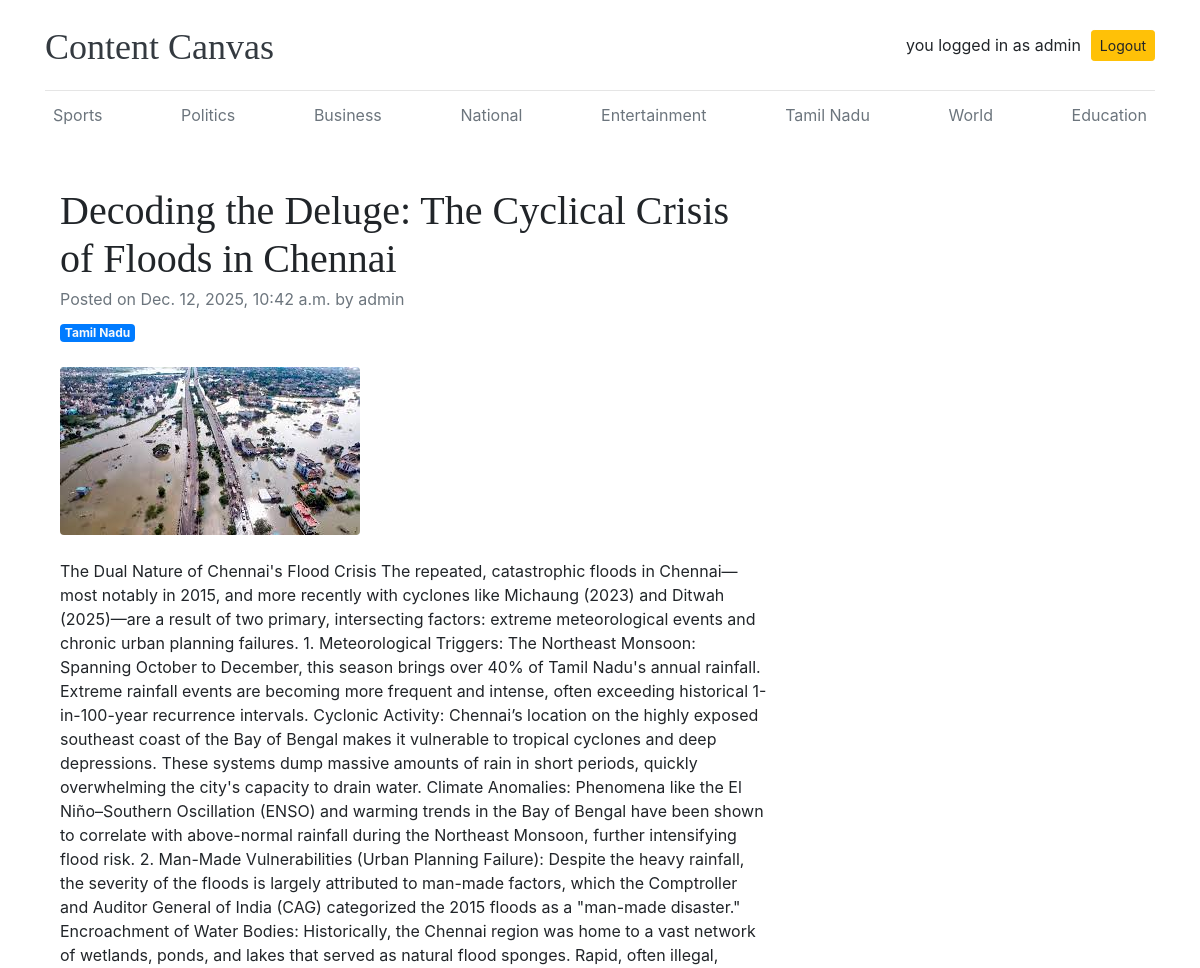
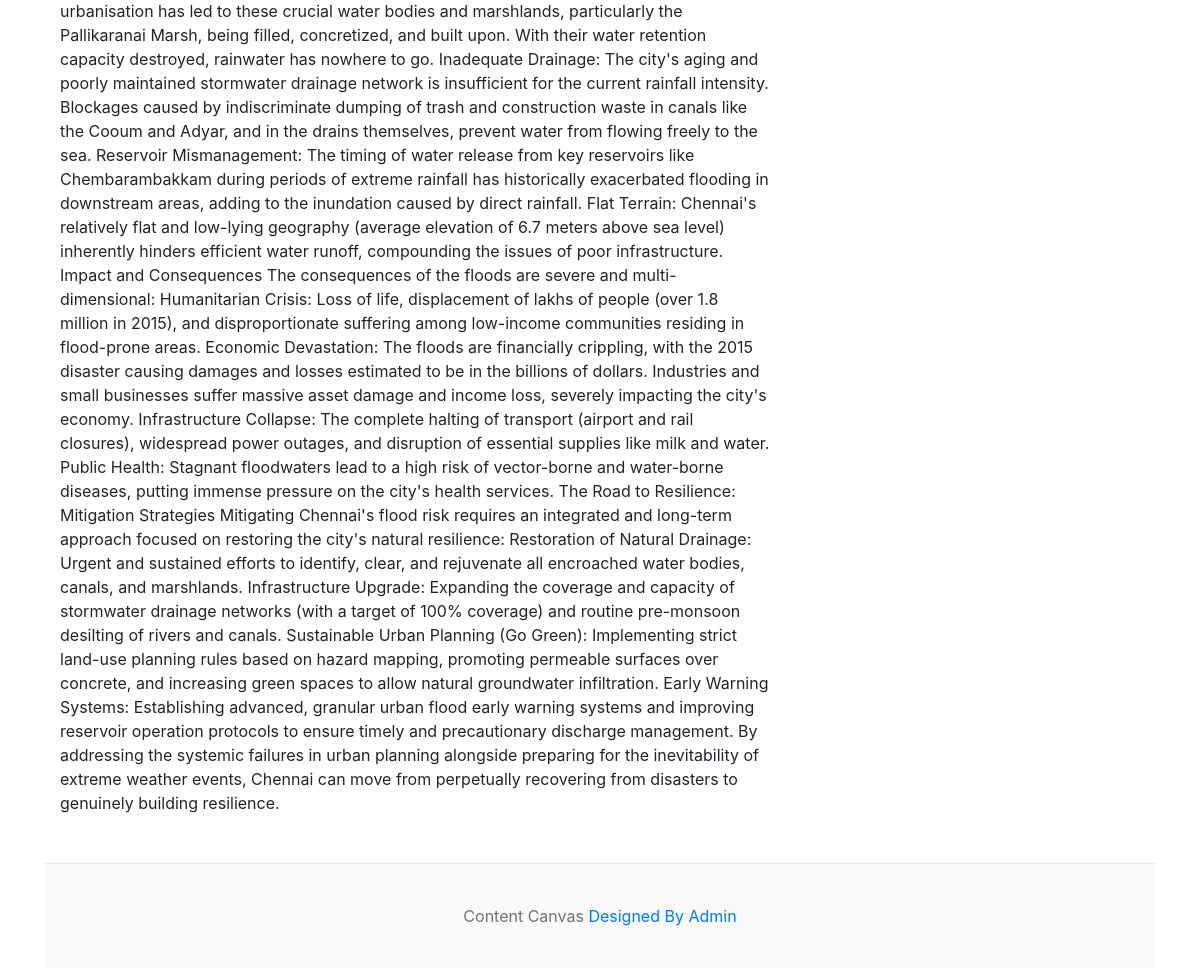
/articles/Decoding-the-Deluge-The-Cyclical-Crisis-of-Floods-in-Chennai/ (signed in), run on the app's committed database (2 pictures, top to bottom).
### base/models.py (models this page shows)
class Category(models.Model):
    category_name=models.CharField(max_length=100)
    created_at=models.DateTimeField(auto_now_add=True)
    updated_at=models.DateTimeField(auto_now=True)
    def __str__(self):
        return self.category_name

class Articles(models.Model):
    title=models.CharField(max_length=1000)
    slug=models.SlugField(max_length=1000)
    short_description=models.TextField(max_length=10000)
    detail_description=models.TextField(max_length=100000)
    author=models.ForeignKey(to=User,on_delete=models.CASCADE)
    category=models.ForeignKey(to=Category,on_delete=models.CASCADE)
    created_at=models.DateTimeField(auto_now_add=True)
    updated_at=models.DateTimeField(auto_now=True)
    image=models.ImageField(upload_to='contentcanvas/media')
    status=models.CharField(choices=Status_choices,max_length=1000)
    is_treanding=models.BooleanField(default=False)

### base/views.py (the view)
# urls.py: path('articles/<info>/',views.single_article,name='single article'),
@login_required(login_url='login page')
def single_article(request,info):
    context={
        'article':Articles.objects.get(slug=info)
    }
    return render(request,'single_article.html',context)

### base/context_processors.py (called while the page is built)
def info(request):
    return {'data':'on saturday we have placement festival at 4pm'}

def extract_categories(request):
    return {'categories':Category.objects.all()}

### templates/single_article.html
{% extends "home.html" %}
{% block content %}
<div class="container mt-5">
            <div class="row">
                <div class="col-lg-8">
                    <article>
                        <header class="mb-4">
                            <h1 class="fw-bolder mb-1">{{article.title}}</h1>
                            <div class="text-muted fst-italic mb-2">Posted on {{article.updated_at}} by {{article.author}}</div>
                            <a class="badge bg-primary text-decoration-none text-light" href="#!">{{article.category}}</a>
                        </header>
                        <figure class="mb-4"><img class="img-fluid rounded"
                                src="{{article.image.url}}" alt="..." /></figure>
                        <section class="mb-5">
                            <p class="fs-5 mb-4">{{article.detail_description}}</p>
                        </section>
                    </article>
                </div>
            </div>
        </div>
{% endblock content %}

### templates/home.html (shortened to what this page needs)
{% load static %}
<!DOCTYPE html>
<html lang="en">
<head>
    <link href="https://getbootstrap.com/docs/4.0/dist/css/bootstrap.min.css" rel="stylesheet">
    <link href="{% static "home.css" %}" rel="stylesheet">
  </head>
<body>
    <div class="container">
      <header class="blog-header py-3">
        <div class="row flex-nowrap justify-content-between align-items-center">
          <div class="col-8 pt-1">
            <a class="blog-header-logo text-dark" href="/">Content Canvas</a>
          </div>
          <div class="col-4 d-flex justify-content-end align-items-center">
            {% if user.is_authenticated %}
            <p style='margin:10px;'>you logged in as {{user}}</p>
            <a class="btn btn-sm btn-warning" href="{% url "logout page" %}">Logout</a>
            {% else %}
            <a class="btn btn-sm btn-warning" href="{% url "login page" %}">Login</a> &nbsp;
            <a class="btn btn-sm btn-outline-secondary" href="{% url "register page" %}">Register</a>
            {% endif %}
          </div>
        </div>
      </header>
      <div class="nav-scroller py-1 mb-2">
        <nav class="nav d-flex justify-content-between">
          {% for i in categories %}
            <a class="p-2 text-muted" href="{% url "category" i %}"> {{i}} </a>
          {% endfor %}
        </nav>
      </div>
{% block content %}{% endblock content %}
<footer class="blog-footer">
  <p>Content Canvas  <a href="#">Designed By Admin</a></p>
</footer>
</body>
</html>

### static files/home.css (style rules this page uses)
.blog-header { border-bottom: 1px solid #e5e5e5; }
.blog-header-logo { font-family: "Playfair Display", Georgia, "Times New Roman", serif; font-size: 2.25rem; }
h1, h2, h3, h4, h5, h6 { font-family: "Playfair Display", Georgia, "Times New Roman", serif; }
.blog-footer { padding: 2.5rem 0; color: #727272; text-align: center; background-color: #f9f9f9; border-top: .05rem solid #e5e5e5; }
.blog-footer p:last-child { margin-bottom: 0; }

### data on the page
Category: category_name "Sports"
Category: category_name "Politics"
Category: category_name "Business"
Category: category_name "National"
Category: category_name "Entertainment"
Category: category_name "Tamil Nadu"
Category: category_name "World"
Category: category_name "Education"
Articles: title "Decoding the Deluge: The Cyclical Crisis of Floods in Chennai", updated_at "Dec. 12, 2025, 10:42 a.m.", author "admin", category "Tamil Nadu", image (picture), detail_description "The Dual Nature of Chennai's Flood Crisis The repeated, catastrophic floods in Chennai—most notably in 2015, and more recently with cyclones like Michaung (2023) and Ditwah (2025)—are a result of two primary, intersecting factors: extreme meteorological events and chronic urban planning failures. 1. Meteorological Triggers: The Northeast Monsoon: Spanning October to December, this season brings over 40% of Tamil Nadu's annual rainfall. Extreme rainfall events are becoming more frequent and intense, often exceeding historical 1-in-100-year recurrence intervals. Cyclonic Activity: Chennai’s location on the highly exposed southeast coast of the Bay of Bengal makes it vulnerable to tropical…"

### other printed values
{{ user }} "admin"
